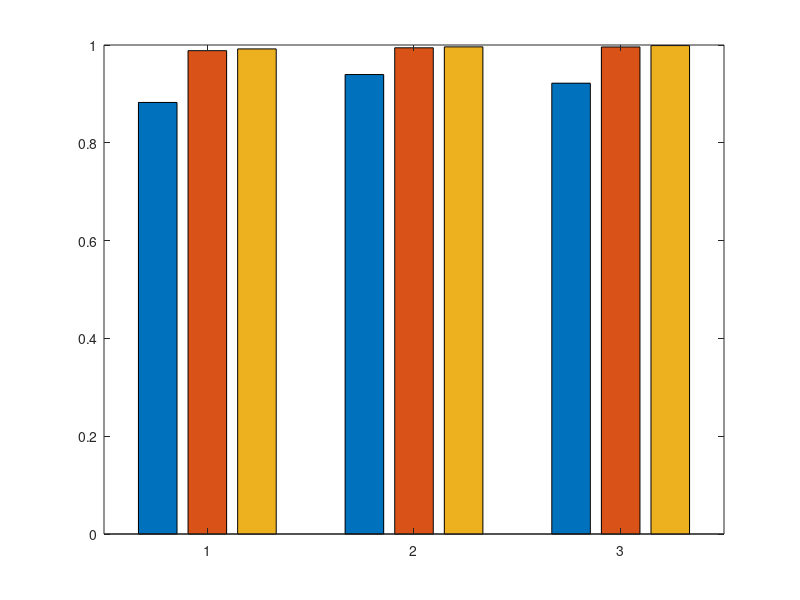

Recreate this plot in MATLAB. (Note: this script raises an error after producing the figure.)
ave_arr = [88.25, 98.84, 99.20;...
           93.96, 99.43, 99.62;...
           92.19, 99.60, 99.88];
SD_arr = [1.68, 0.59, 0.43;...
          2.04, 0.49, 0.30;...
          1.37, 0.09, 0.12];
figure();
ave_arr = ave_arr .* 0.01;
SD_arr = SD_arr .* 0.01;
hBar = bar(ave_arr);
ctr=transpose(zeros(size(ave_arr)));
ydt=transpose(zeros(size(ave_arr)));
for k1 = 1:size(ave_arr,2)
    ctr(k1,1:size(ave_arr,1)) = bsxfun(@plus, hBar(k1).XData, hBar(k1).XOffset');
    ydt(k1,1:size(ave_arr,1)) = hBar(k1).YData;
end
ctr=transpose(ctr);
ydt=transpose(ydt);
hold on
errorbar(ctr, ydt, SD_arr,'.k','CapSize',5,'MarkerSize',6, 'LineWidth', 1.2);
set(gca, 'XTickLabel', {'KNN' 'SVM' 'LDA'});
legend('EMG', 'A mode', 'EMG + A mode');
xlabel('');
ylabel('\fontsize{18}\fontname{Times New Roman}Acurracy');
set(gca,'fontname','Times New Roman');
set(gca,'fontsize',12);
set(gca,'linewidth',1.5);
ylim([0, 1]);